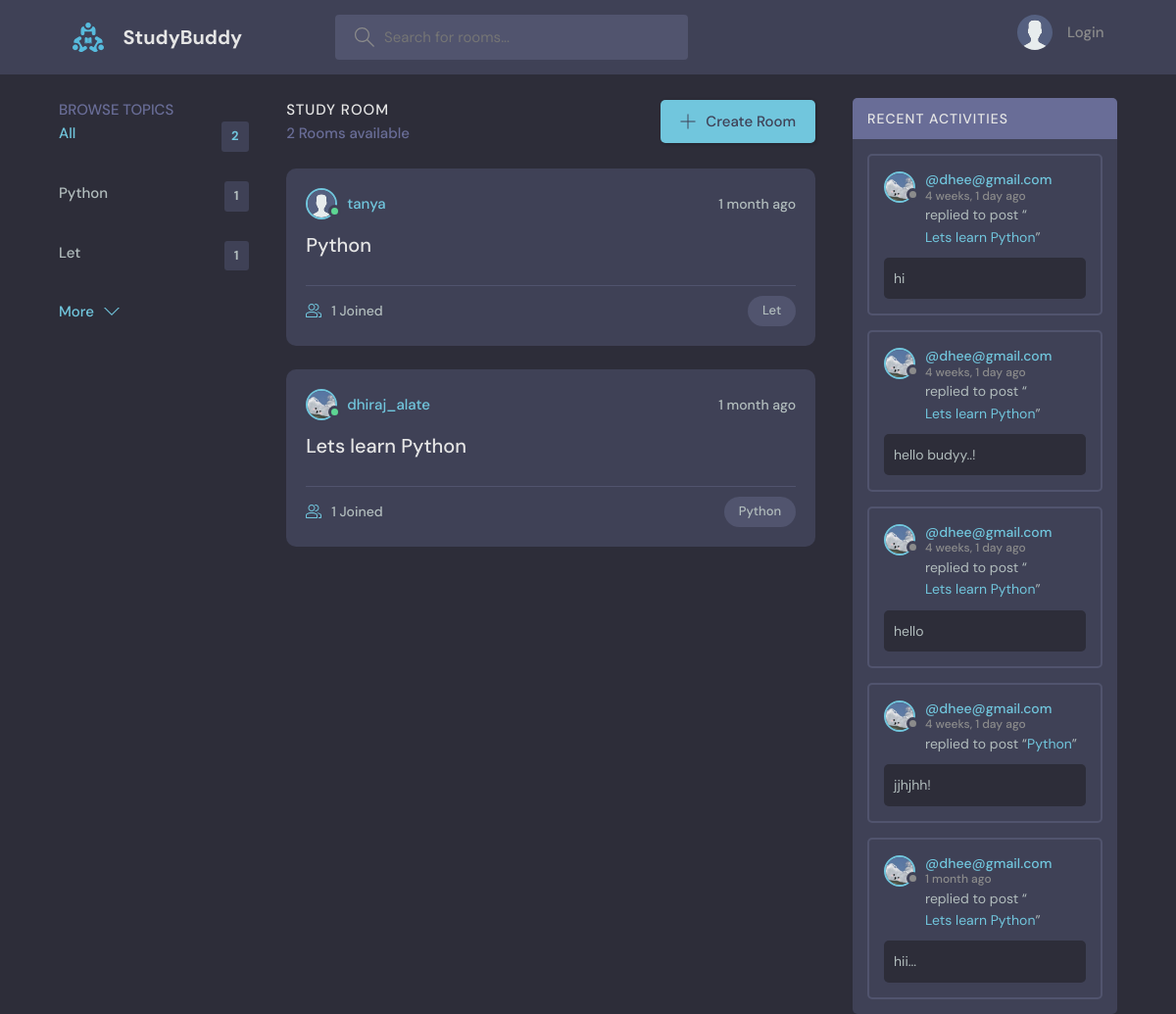
The page / on the database its author committed.
### base/models.py (models this page shows, shortened)
class Topic(models.Model):
    name=models.CharField(max_length=200)

class Room(models.Model):
    host= models.ForeignKey(User,on_delete=models.SET_NULL,null=True)
    topic= models.ForeignKey(Topic,on_delete=models.SET_NULL,null=True)
    name = models.CharField(max_length=200)
    description = models.TextField(null=True,blank=True)
    participants= models.ManyToManyField(User,related_name='participantsl',blank=True)
    updated = models.DateTimeField(auto_now=True)
    created = models.DateTimeField(auto_now_add=True)
    def __str__(self):
        return self.name
    class Meta:
        ordering = ['-updated','-created']

class User(AbstractUser):
    name=models.CharField(max_length=200,null=True)
    email=models.EmailField(unique=True,null=True)
    bio=models.TextField(null=True)
    avatar=models.ImageField(null=True,default='avatar.svg')
    USERNAME_FIELD='email'
    REQUIRED_FIELDS=[]

class Message(models.Model):
    user= models.ForeignKey(User,on_delete=models.CASCADE)
    room = models.ForeignKey(Room,on_delete=models.CASCADE) #one-many relationship
    body = models.TextField()
    updated = models.DateTimeField(auto_now=True)
    created = models.DateTimeField(auto_now_add=True)
    class Meta:
        ordering = ['-updated','-created']

### base/views.py (the view)
# urls.py: path('',views.home,name='home'),
def home(request):
    q=request.GET.get('q') if request.GET.get('q') !=None else ''
    rooms= Room.objects.filter(Q(topic__name__icontains=q)
    | Q(name__icontains=q) |
    Q(description__icontains=q)
    )
    topics = Topic.objects.all()[0:5]
    room_counts = rooms.count()
    room_messages = Message.objects.filter(Q(room__topic__name__icontains=q))
    context = {'rooms':rooms,'topics':topics,
               'room_counts':room_counts,
               'room_messages':room_messages,
               }
    return render(request,'base/home.html',context)

### base/templates/base/home.html (shortened to what this page needs)
    {% extends 'main.html' %}
    {% block content %}
    <main class="layout layout--3">
      <div class="container">
        {% include 'base/topic_components.html' %}
        <div class="roomList">
          <div class="roomList__header">
            <div>
              <h2>Study Room</h2>
              <p>{{ room_counts }} Rooms available</p>
            </div>
            <a class="btn btn--main" href="{% url 'create-room' %}">
              <svg version="1.1" xmlns="http://www.w3.org/2000/svg" width="32" height="32" viewBox="0 0 32 32">
                <title>add</title>
                <path
                  d="M16.943 0.943h-1.885v14.115h-14.115v1.885h14.115v14.115h1.885v-14.115h14.115v-1.885h-14.115v-14.115z"
                ></path>
              </svg>
              Create Room
            </a>
          </div>
           {% include 'base/feed_component.html' %}
        </div>
        {% include 'base/activity_components.html' %}
      </div>
    </main>
{% endblock %}

### base/templates/base/topic_components.html
<div class="topics__header">
    <div class="topics">      <h2>Browse Topics</h2>
     </div>
     <ul class="topics__list">
       <li>
         <a href="{% url 'home' %}" class="active">All <span>{{topics.count}}</span></a>
       </li>
       {% for topic in topics %}
       <li>
         <a href="{% url 'home' %}?q={{topic.name}}">{{topic.name}}<span>{{topic.room_set.all.count}}</span></a>
       </li>
       {% endfor %}
     </ul>
     <a class="btn btn--link" href="{% url 'topics' %}">
       More
       <svg version="1.1" xmlns="http://www.w3.org/2000/svg" width="32" height="32" viewBox="0 0 32 32">
         <title>chevron-down</title>
         <path d="M16 21l-13-13h-3l16 16 16-16h-3l-13 13z"></path>
       </svg>
     </a>
   </div>

### base/templates/base/feed_component.html (shortened to what this page needs)
{% for room in rooms  %}
<div class="roomListRoom">
    <div class="roomListRoom__header">
      <a href="{% url 'profile' room.host.id %}" class="roomListRoom__author">
        <div class="avatar avatar--small active">
          <img src="{{room.host.avatar.url}}" />
        </div>
        <span>{{ room.host.username }}</span>
      </a>
      <div class="roomListRoom__actions">
        <span>{{room.created|timesince}} ago</span>
      </div>
    </div>
    <div class="roomListRoom__content">
      <a href="{% url 'room' room.id %}">{{room.name}}</a>
    </div>
    <div class="roomListRoom__meta">
      <a href="{% url 'room' room.id %}" class="roomListRoom__joined">
        {{room.participants.all.count}} Joined
      </a>
      <p class="roomListRoom__topic">{{room.topic.name}}</p>
    </div>
  </div>
{% endfor%}

### base/templates/base/activity_components.html (shortened to what this page needs)
<div class="activities">
    <div class="activities__header">
      <h2>Recent Activities</h2>
    </div>
    {% for message in room_messages %}
    <div class="activities__box">
      <div class="activities__boxHeader roomListRoom__header">
        <a href="{% url 'profile' message.user.id %}" class="roomListRoom__author">
          <div class="avatar avatar--small">
            <img src="{{message.user.avatar.url}}"/>
          </div>
          <p>
            @{{message.user}}
            <span>{{message.created|timesince}} ago</span>
          </p>
        </a>
      </div>
      <div class="activities__boxContent">
        <p>replied to post “<a href="{% url 'room' message.room.id %}">{{message.room}}</a>”</p>
        <div class="activities__boxRoomContent">
         {{message.body}}
        </div>
      </div>
    </div>
    {% endfor %}
  </div>

### rows shown on the page
Topic: name "Python", room_set.all.count "1"
Topic: name "Let", room_set.all.count "1"
Room: host.avatar (placeholder picture), host.username "tanya", created "1 month", name "Python", participants.all.count "1", topic.name "Let"
Room: host.avatar (picture), host.username "dhiraj_alate", created "1 month", name "Lets learn Python", participants.all.count "1", topic.name "Python"
Message: user.avatar (picture), user "dhee@gmail.com", created "4 weeks, 1 day", room "Lets learn Python", body "hi"
Message: user.avatar (picture), user "dhee@gmail.com", created "4 weeks, 1 day", room "Lets learn Python", body "hello budyy..!"
Message: user.avatar (picture), user "dhee@gmail.com", created "4 weeks, 1 day", room "Lets learn Python", body "hello"
Message: user.avatar (picture), user "dhee@gmail.com", created "4 weeks, 1 day", room "Python", body "jjhjhh!"
Message: user.avatar (picture), user "dhee@gmail.com", created "1 month", room "Lets learn Python", body "hii..."

### other values the page prints
{{ topics.count }} "2"
{{ room_counts }} "2"
